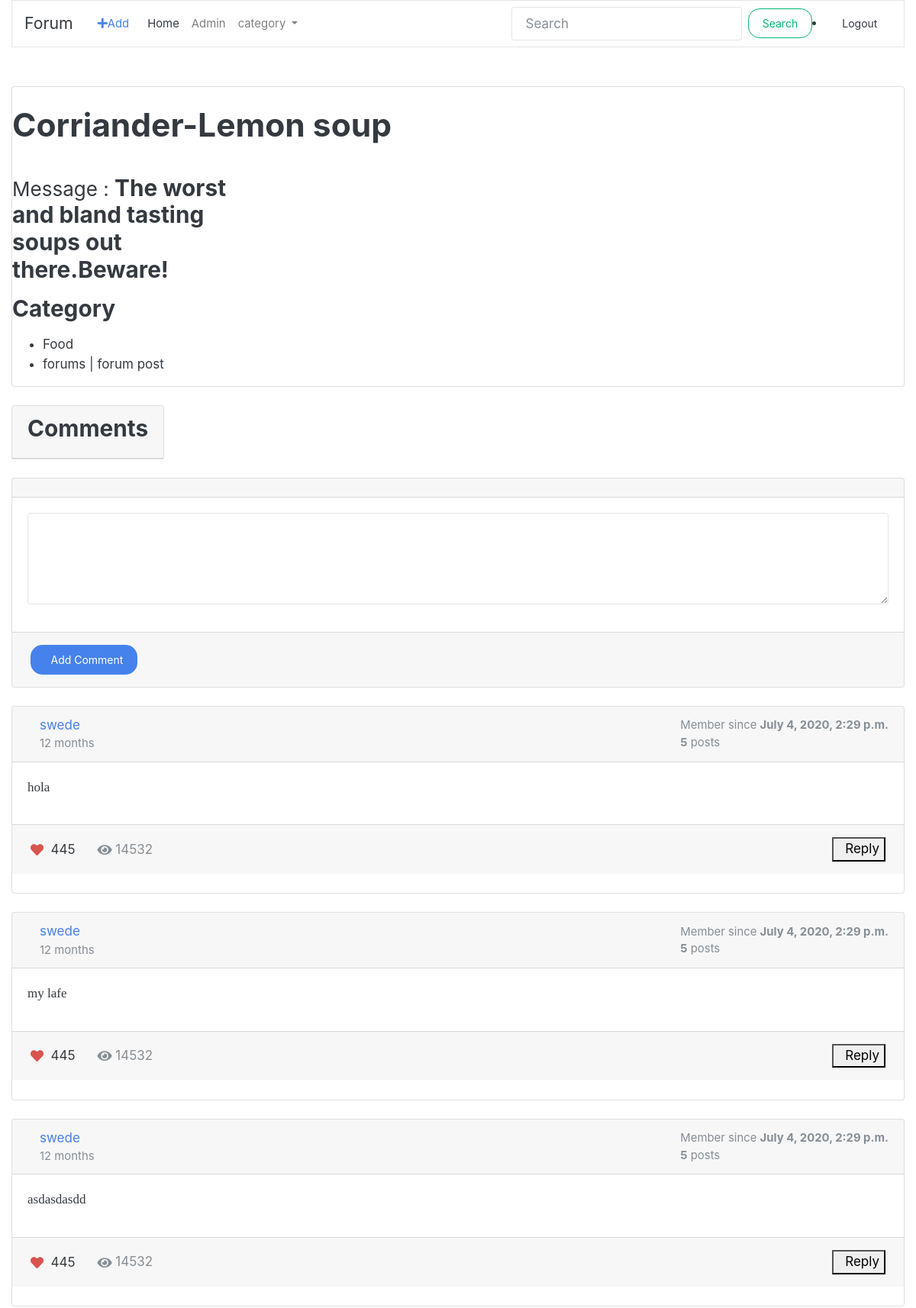
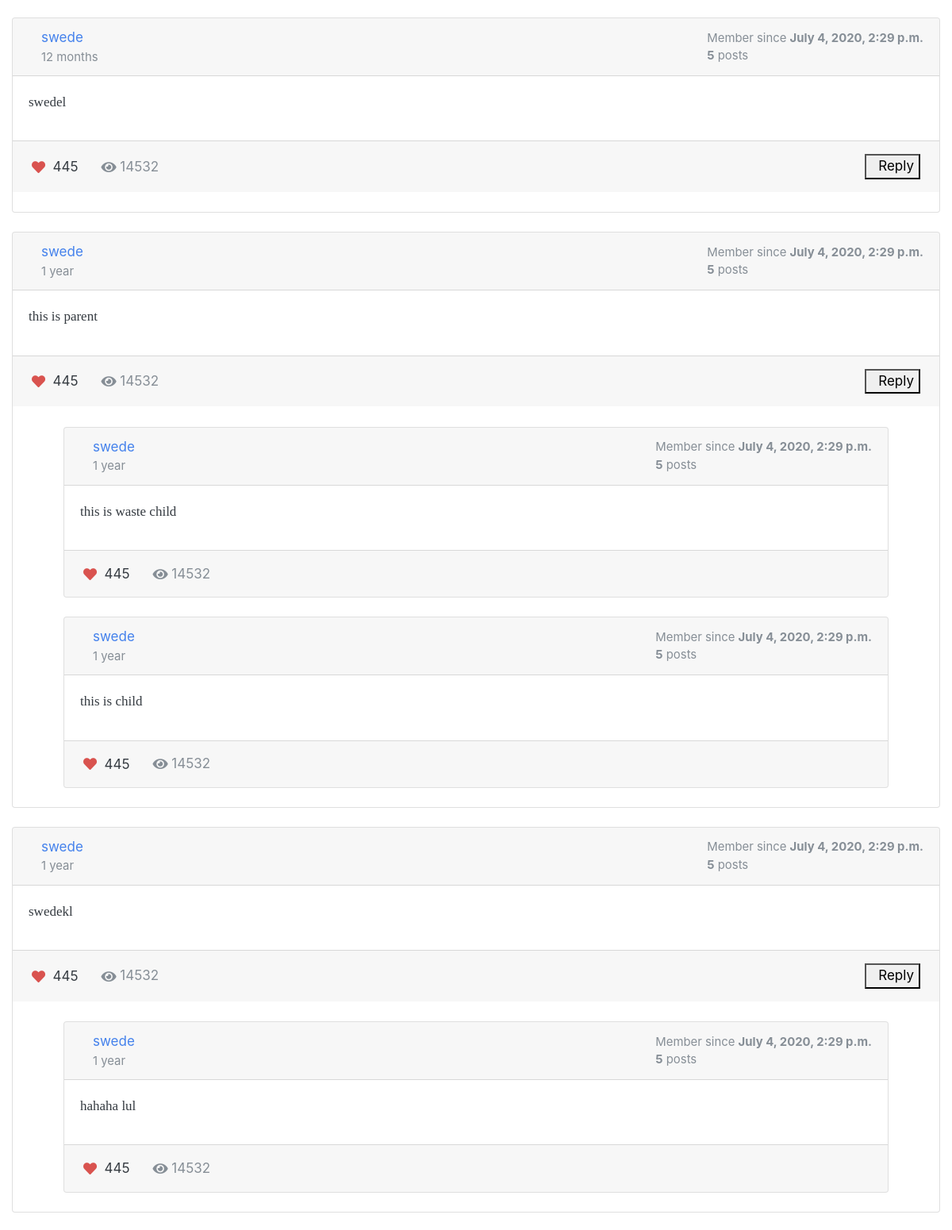
/forums/s/lemon-soup/ (signed in, upper part), run on the app's committed database (2 pictures, top to bottom).
### forums/models.py (models this page shows, shortened)
class ForumPost(models.Model):
    image = models.ImageField(upload_to = 'media/', blank = True, null=True)
    owner = models.ForeignKey(User,on_delete=models.CASCADE,blank=True)
    topic = models.CharField(max_length = 150)
    category = models.CharField(max_length = 50)
    message = models.TextField()
    slug = models.SlugField(blank = True, null=True)
    timestamp = models.DateTimeField(auto_now_add=True)
    updated = models.DateTimeField(auto_now = True)
    class Meta:
        ordering = ['-updated','-timestamp']
    def __str__(self):
        return self.topic
    @property
    def get_comments(self):
        qs = Comment.objects.filter_by_instance(self)
        return qs
    @property
    def get_content_type(self):
        instance = self
        content_type = ContentType.objects.get_for_model(instance.__class__)
        return content_type

### comments/models.py (models this page shows, shortened)
class Comment(models.Model):
    user = models.ForeignKey(settings.AUTH_USER_MODEL,on_delete=models.SET(get_sentinel_user))
    content_type = models.ForeignKey(ContentType, on_delete=models.CASCADE)
    object_id = models.PositiveIntegerField()
    content_object = GenericForeignKey('content_type', 'object_id')
    content = models.TextField(max_length= 400)
    timestamp = models.DateTimeField(auto_now_add=True)
    updated = models.DateTimeField(auto_now = True)
    parent = models.ForeignKey("self",null = True, blank = True,on_delete=models.CASCADE)
    objects = CommentManager()
    def children(self):
        return Comment.objects.filter(parent=self)
    class Meta:
        ordering = ['-updated','-timestamp']

### forums/views.py (the view, shortened to what this page needs)
# urls.py: path('s/<slug:slug>/',ForumPostDetailView.as_view(template_name='forums/forumpost_detail.html'), name = "detail"),
class ForumPostDetailView(FormMixin,DetailView):
    model = ForumPost
    form_class = CommentForm
    def get_initial(self):
        instance = self.get_object()
        initial_data = {
            "object_id": instance.id,
            "content_type": instance.get_content_type.id
        }
        return initial_data
    def get_context_data(self,*args,**kwargs):
        context = super().get_context_data(**kwargs)
        context['list_of_categories'] = all_cat
        return context

### comments/forms.py
class  CommentForm(forms.Form):
    content_type = forms.IntegerField(widget=forms.HiddenInput)
    object_id = forms.IntegerField(widget=forms.HiddenInput)
    content = forms.CharField(widget = forms.Textarea(attrs={'rows':4 }), label='')
    parent_id = forms.IntegerField(widget = forms.HiddenInput, required = False)

### comments/models.py (called while the page is built)
    def filter_by_instance(self,instance):
        content_type = ContentType.objects.get_for_model(instance.__class__)
        obj_id = instance.id
        qs = super(CommentManager,self).filter(content_type = content_type, object_id = obj_id).filter(parent=None)
        return qs

### forums/templates/forums/forumpost_detail.html (shortened to what this page needs)
{% extends 'forums/bass.html' %} {% block content %}
{% load static %}
{% load crispy_forms_tags %}
<div class="card mb-4">
    <div class="container-fluid mt-10">
        <div class="row">
            <h1 class="my-4">{{ object.topic }}
            </h1>
            <div class="row">
                <div class="col-md-4">
                    <h3 class="my-3"><small>Message : </small>{{ object.message }}</h3>
                    <h3 class="my-3">Category</h3>
                    <ul>
                        <li>{{ object.category }}</li>
                        <li>{{ object.get_content_type }}</li>
                    </ul>
                </div>
            </div>
        </div>
    </div>
</div>
<div class="card-group">
    <div class="container-fluid mt-100">
        <div class="row">
            <div class="col-md-100">
                <div class="card mb-4">
                    <div class="card-header">
                        <div class="media flex-wrap w-100 align-items-center">
                            <h3>Comments</h3>
                        </div>
                    </div>
                </div>
            </div>
        </div>
    </div>
</div>
<div class="row">
    <div class="col-md-12">
        <div class="card mb-4">
            <div class="card-header">
            </div>
            <form method="POST" action=".">
                <div class="card-body">
                    {% csrf_token %} {{ form|crispy }}
                </div>
                <div class="card-footer d-flex flex-wrap justify-content-between align-items-center px-0 pt-0 pb-3">
                    <div class="px-4 pt-3">
                        <button type="submit" class="btn btn-primary">&nbsp; Add
                            Comment</button>
                    </div>
                </div>
            </form>
        </div>
    </div>
</div>
{% for comment in object.get_comments %}
<div class="row">
    <div class="col-md-12">
        <div class="card mb-4">
            <div class="card-header">
                <div class="media flex-wrap w-100 align-items-center">
                    <div class="media-body ml-3">
                        <a href="javascript:void(0)" data-abc="true">{{ comment.user.username }}</a>
                        <div class="text-muted small">{{ comment.timestamp|timesince }}</div>
                    </div>
                    <div class="text-muted small ml-3">
                        <div>Member since <strong>{{ comment.user.date_joined }}</strong></div>
                        <div><strong>{{ comment.user.forumpost_set.count }}</strong> posts</div>
                    </div>
                </div>
            </div>
            <div class="card-body">
                <p>
                    {{ comment.content }}
                </p>
            </div>
            <div class="card-footer d-flex flex-wrap justify-content-between align-items-center px-0 pt-0 pb-3">
                <div class="px-4 pt-3">
                    <a href="javascript:void(0)" class="text-muted d-inline-flex align-items-center align-middle"
                        data-abc="true">
                        <i class="fa fa-heart text-danger"></i>&nbsp;
                    </a>
                    <span class="align-middle">445</span>
                    <span class="text-muted d-inline-flex align-items-center align-middle ml-4">
                        <i class="fa fa-eye text-muted fsize-3"></i>&nbsp;
                        <span class="align-middle">14532</span>
                    </span>
                </div>
                <div class="px-4 pt-3">
                    <button type="button" class="comment-reply-btn" class="btn btn-primary">
                        &nbsp; Reply
                    </button>
                </div>
            </div>
            <div style="margin-left: 4rem; margin-right : 4rem">
                <br>
                {% for child in comment.children  %}
                <div class="card mb-4">
                    <div class="card-header">
                        <div class="media flex-wrap w-100 align-items-center">
                            <div class="media-body ml-3">
                                <a href="javascript:void(0)" data-abc="true">{{ child.user.username }}</a>
                                <div class="text-muted small">{{ child.timestamp|timesince }}</div>
                            </div>
                            <div class="text-muted small ml-3">
                                <div>Member since <strong>{{ child.user.date_joined }}</strong></div>
                                <div><strong>{{ child.user.forumpost_set.count }}</strong> posts</div>
                            </div>
                        </div>
                    </div>
                    <div class="card-body">
                        <p>
                            {{ child.content }}
                        </p>
                    </div>
                    <div class="card-footer d-flex flex-wrap justify-content-between align-items-center px-0 pt-0 pb-3">
                        <div class="px-4 pt-3">
                            <a href="javascript:void(0)"
                                class="text-muted d-inline-flex align-items-center align-middle" data-abc="true">
                                <i class="fa fa-heart text-danger"></i>&nbsp;
                            </a>
                            <span class="align-middle">445</span>
                            <span class="text-muted d-inline-flex align-items-center align-middle ml-4">
                                <i class="fa fa-eye text-muted fsize-3"></i>&nbsp;
                                <span class="align-middle">14532</span>
                            </span>
                        </div>
                    </div>
                </div>
                {% endfor %}
            </div>
        </div>
    </div>
</div>
{% endfor %}
</div>
{% endblock content %}

### data on the page
ForumPost: topic "Corriander-Lemon soup", message "The worst and bland tasting soups out there.Beware!", category "Food", get_content_type "forums | forum post"
Comment: user.username "swede", timestamp "12 months", user.date_joined "July 4, 2020, 2:29 p.m.", user.forumpost_set.count "5", content "hola"
Comment: user.username "swede", timestamp "12 months", user.date_joined "July 4, 2020, 2:29 p.m.", user.forumpost_set.count "5", content "my lafe"
Comment: user.username "swede", timestamp "12 months", user.date_joined "July 4, 2020, 2:29 p.m.", user.forumpost_set.count "5", content "asdasdasdd"
Comment: user.username "swede", timestamp "12 months", user.date_joined "July 4, 2020, 2:29 p.m.", user.forumpost_set.count "5", content "swedel"
Comment: user.username "swede", timestamp "1 year", user.date_joined "July 4, 2020, 2:29 p.m.", user.forumpost_set.count "5", content "this is parent"
Comment: user.username "swede", timestamp "1 year", user.date_joined "July 4, 2020, 2:29 p.m.", user.forumpost_set.count "5", content "this is waste child"
Comment: user.username "swede", timestamp "1 year", user.date_joined "July 4, 2020, 2:29 p.m.", user.forumpost_set.count "5", content "this is child"
Comment: user.username "swede", timestamp "1 year", user.date_joined "July 4, 2020, 2:29 p.m.", user.forumpost_set.count "5", content "swedekl"
Comment: user.username "swede", timestamp "1 year", user.date_joined "July 4, 2020, 2:29 p.m.", user.forumpost_set.count "5", content "hahaha lul"
